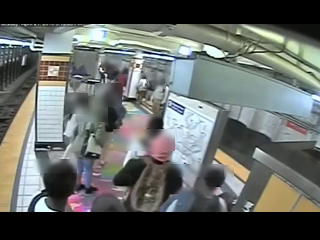
#> input picture paper/figs/arch_frame0.png, 320 x 240 px
$ python -i check_near_duplicates.py   (imports and definitions only)   (older library calls are emulated)
#> lines starting #> are read from the running program, lines starting #| are printed output that depends on the picture
#!/usr/bin/env python3
"""Fine-structure score (grad128) for every verified near-duplicate window pair, then simulate grouping.

grad128 = Pearson r of Sobel gradient magnitude on 128x128 grey over the intersection of both frames'
content boxes, summarised with the coarse rule (weaker side's 2nd-best matched frame). Checked
against a calibration set of verified pairs (not included) before scoring the edge list.
Read-only apart from data_tables/audit/near_duplicate_edges_fine.csv.
"""
import sys, time
from pathlib import Path

import cv2
import networkx as nx
import numpy as np
import pandas as pd

ROOT = Path(__file__).resolve().parents[1]
sys.path.insert(0, str(ROOT))
from video_data import label_schema as S
from video_data.frame_store import FrameStore, content_key

AUD, MAN = ROOT / "data_tables/audit", ROOT / "data_tables/manifests"
SIDE, MIN_FRAC = 128, 0.15


def prep(gray):
    g = cv2.resize(gray, (SIDE, SIDE), interpolation=cv2.INTER_AREA)
    rows = np.percentile(g, 90, axis=1) > S.PHASH_CROP_P90
    cols = np.percentile(g, 90, axis=0) > S.PHASH_CROP_P90
    box = (0, 0, 0, 0)
    if rows.any() and cols.any():
        ri, ci = np.where(rows)[0], np.where(cols)[0]
        box = (ri[0], ri[-1] + 1, ci[0], ci[-1] + 1)
    f = cv2.GaussianBlur(g.astype(np.float32), (3, 3), 0)
    return cv2.magnitude(cv2.Sobel(f, cv2.CV_32F, 1, 0), cv2.Sobel(f, cv2.CV_32F, 0, 1)).astype(np.float16), box


# [84 lines left out: functions box_masks, grad_scores, main, not called in this run]


# [2 lines not run here, left out]

>>> import cv2
>>> picture = cv2.imread('../paper/figs/arch_frame0.png', cv2.IMREAD_GRAYSCALE)
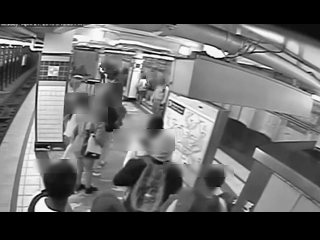
#> picture: shape (240, 320); min 0, max 255, mean 100.3
>>> result = prep(picture)
#> in prep, `g = cv2.resize(gray, (SIDE, SIDE), interpolation=cv2.INTER_AREA)`:
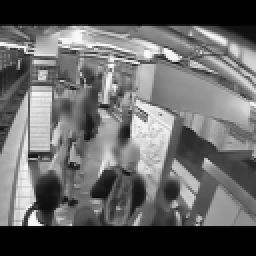
#> g: shape (128, 128) (shown 2 times larger); min 0, max 251, mean 100.3
#> in prep, `ri, ci = np.where(rows)[0], np.where(cols)[0]`: ri = 101 values from 12 to 112; ci = 128 values from 0 to 127
#> in prep, `box = (ri[0], ri[-1] + 1, ci[0], ci[-1] + 1)`: box = (12, 113, 0, 128)
#> in prep, `f = cv2.GaussianBlur(g.astype(np.float32), (3, 3), 0)`:
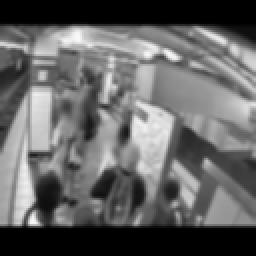
#> f: shape (128, 128) float32 (shown 2 times larger); min 0, max 248.5, mean 100.3

$ run again, on paper/figs/arch_frame1.png
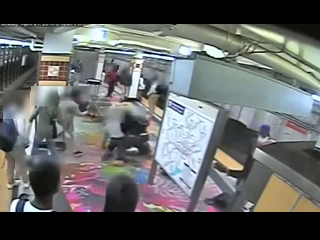
#> input picture paper/figs/arch_frame1.png, 320 x 240 px
#> in prep, `g = cv2.resize(gray, (SIDE, SIDE), interpolation=cv2.INTER_AREA)`:
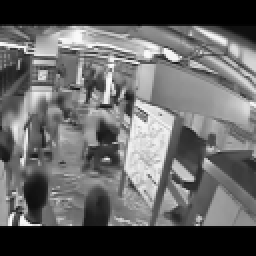
#> g: shape (128, 128) (shown 2 times larger); min 0, max 252, mean 99.9
#> ri = 101 values from 12 to 112; ci = 128 values from 0 to 127
#> box = (12, 113, 0, 128)
#> in prep, `f = cv2.GaussianBlur(g.astype(np.float32), (3, 3), 0)`:
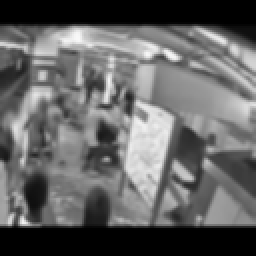
#> f: shape (128, 128) float32 (shown 2 times larger); min 0, max 248.5, mean 99.9

$ run again, on paper/figs/arch_frame2.png
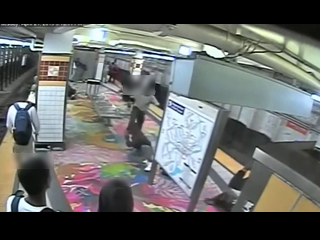
#> input picture paper/figs/arch_frame2.png, 320 x 240 px
#> in prep, `g = cv2.resize(gray, (SIDE, SIDE), interpolation=cv2.INTER_AREA)`:
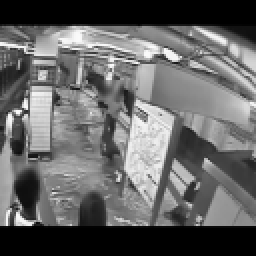
#> g: shape (128, 128) (shown 2 times larger); min 0, max 251, mean 100.7
#> ri = 101 values from 12 to 112; ci = 128 values from 0 to 127
#> box = (12, 113, 0, 128)
#> in prep, `f = cv2.GaussianBlur(g.astype(np.float32), (3, 3), 0)`:
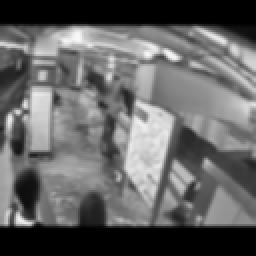
#> f: shape (128, 128) float32 (shown 2 times larger); min 0, max 248.7, mean 100.7
